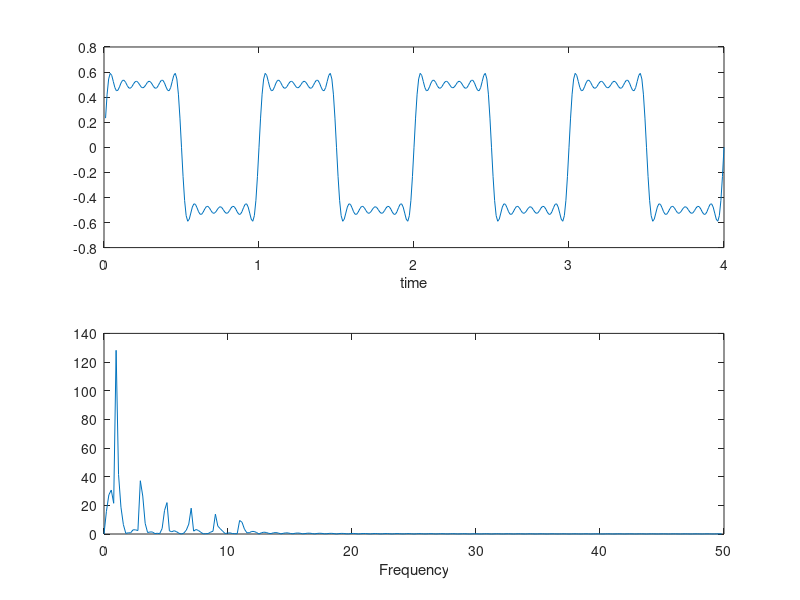

The MATLAB script that drew this image:
clear all
clc

%created by aditya ervansyah

% pembangun sinyal sinus
Fs = 100;
t = (1:400)/Fs;
f1 = 1;
f2 = 3;
f3 = 5;
f4 = 7;
f5 = 9;
f6 = 11;
vm1 = 2/pi;
vm2 = 2/3/pi;
vm3 = 2/5/pi;
vm4 = 2/7/pi;
vm5 = 2/9/pi;
vm6 = 2/11/pi;
V1 = vm1*sin(2*pi*f1*t);
V2 = vm2*sin(2*pi*f2*t);
V3 = vm3*sin(2*pi*f3*t);
V4 = vm4*sin(2*pi*f4*t);
V5 = vm5*sin(2*pi*f5*t);
V6 = vm6*sin(2*pi*f6*t);
Vgab = V1+V2+V3+V4+V5+V6;

%convert ke fungsi FFT
S=fft(Vgab,512);
w=(0:255)/256*(Fs/2);

%plotting
subplot(2,1,1);
plot(t,Vgab)
xlabel('time')

subplot(2,1,2);
plot(w,abs(S(1:256)))
xlabel('Frequency')